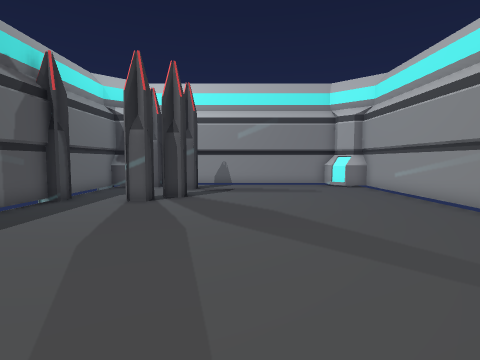
View 1 (above)

12 first-person views from a walk through a 3-D level made in the Unity game engine. The camera is 1.4 m above the floor, tilts 4° down and sees 80° across. The floor is counted in squares, 1 m on a side. Each view is taken from the middle of a square. On the plan, view 1 faces up. The plan holds only what a view shows up to about 14 squares ahead; the rest is blank. The place goes on beyond the plan.

View 2
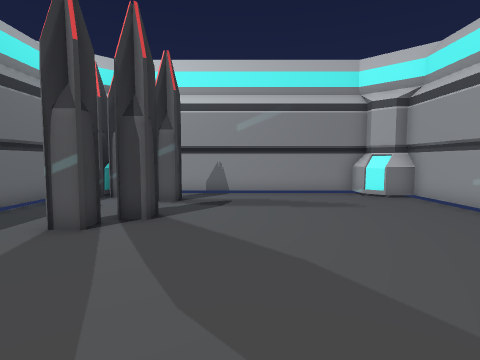

View 3
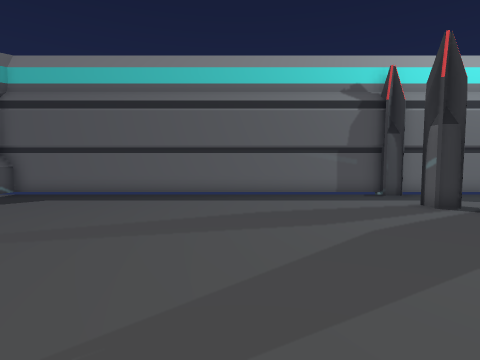

View 4
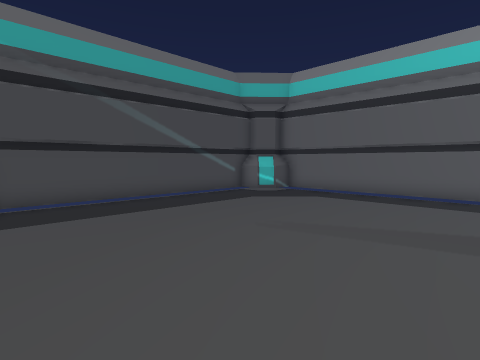

View 5
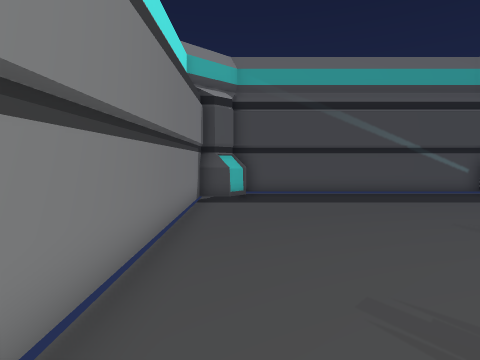

View 6
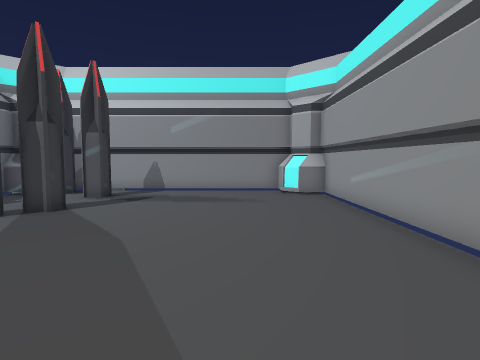

View 7
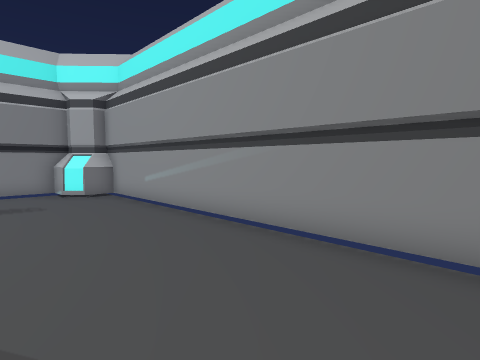

View 8
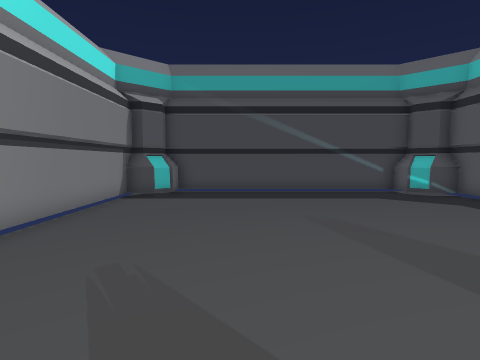

View 9
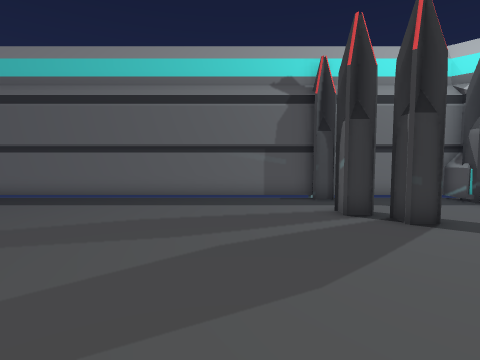

View 10
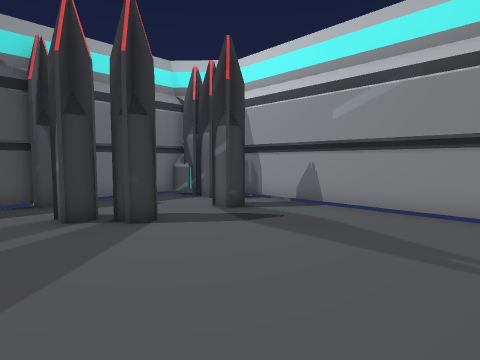

View 11
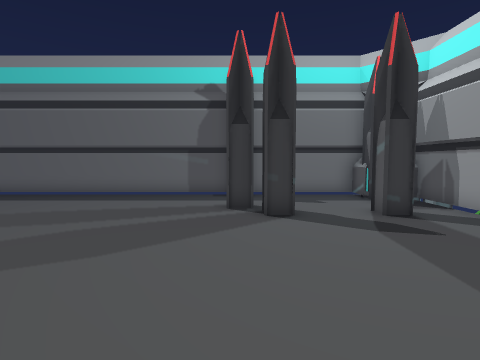

View 12
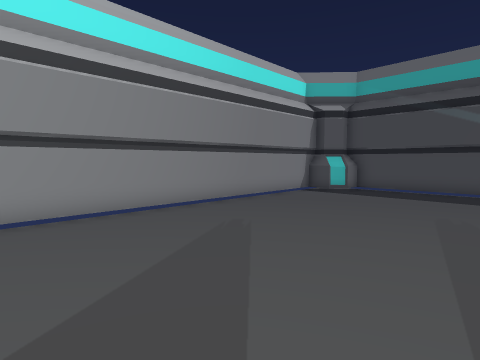

### Floor plan
Points are (right, up) in squares from view 1. A wall is a line through its corners. A room is listed if a view was taken in it or the views show most of it. See-through windows are left out.
Room 1 (views 1, 2, 3, 4, 5, 6, 7, 8, 9, 10, 11, 12)
walls: (-6.6, 4.6) (-6.6, -5.6) (-6.1, -5.6) (-5.4, -6.3); (-6.6, 9.5) (-6.6, 6.4); (-5.4, 14.5) (-6.6, 14.5); (-5.9, 14.7) (-6.6, 14.7); (6.5, 14.5) (5.5, 14.5) (4.8, 15.2); (5.5, -5.3) (6.5, -5.3); (6.5, 14.7) (5.6, 14.7); (5.4, 15.4) (4.8, 15.1) (4.8, 16.3); (-6.1, 15.1) (-6.6, 15.2) (-6.6, 10.5); (4.8, -5.8) (5.5, -5.2) (6.5, -5.2); (-6.6, -5.2) (-5.6, -5.2) (-4.9, -5.8) (-4.9, -6.9); (-6.6, -5.3) (-5.8, -5.3); (5.4, 16.1) (-5.1, 16.1); (4.8, -6.9) (4.8, -5.9) (5.3, -6.2) (6, -5.6) (6.4, -5.6) (6.4, 15) (6, 15) (5.3, 15.7); (-5.4, -6.8) (5.4, -6.8)
objects: other object (-7, 10) to (-6, 10); other object (-5, 15); other object (-4, 10) to (-3, 10); other object (-4, 15); other object (-3, 11) to (-2, 11); other object (-3, 14) to (-2, 14)

Where each view was taken, in squares from view 1:
view 1: 0 up, 0 right, facing up
view 2: 4 up, 0 right, facing up
view 3: 4 up, 5 right, facing left
view 4: 3 up, 5 right, facing down-left
view 5: 5 up, 5 right, facing down
view 6: 3 up, 3 right, facing up
view 7: 3 up, 2 right, facing up-right
view 8: 6 up, 2 right, facing down
view 9: 7 up, 4 right, facing left
view 10: 8 up, 4 right, facing up-left
view 11: 10 up, 5 right, facing left
view 12: 7 up, 1 left, facing down-right
